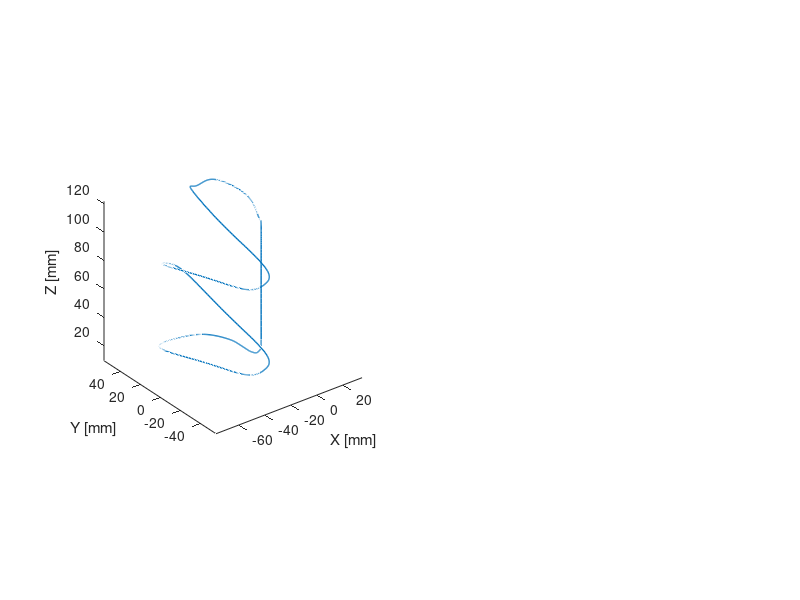

Write MATLAB code to recreate this figure. (Note: this script raises an error after producing the figure.)
clc
clear all
close all
addpath('stlTools')
R_roll=0;
R_pitch = 0;
R_yall=0;
R_Xoffset = 0;
R_Yoffset = 25;
R_Zoffset = 5;

P=[R_Xoffset,R_Yoffset,R_Zoffset,R_roll,R_pitch,R_yall];
PlotPosition=[10,100,1500,680]; %Position of the window [x,y,wigth width, height]

TrajSetpoint=[77.5,23,-77.5;77.5,99.2,-77.5;78.5,106.5,-77.5;82.5,111.5,-77.5;93.218,118.15,-77.5;112.54,120,-81.5;116.5,121.3,-90.5;115.51,121.2,-99.5;112.5,120.8,-103.5;77.5,111.5,-105;37.5,101.5,-105;28.48,96.5,-112.5;37.5,91.5,-120;77.5,81.5,-120;117.5,71.5,-120;126.5,66.5,-112.5;117.5,61.5,-105;77.5,51.5,-105;37.5,41.5,-105;28.48,36.5,-112.5;37.5,31.5,-120;77.5,21.5,-120;117.5,11.54,-120;126.83,11.31,-115.99;126.5,10.67,-102.47;121.5,9.97,-87.48;109.08,9.57,-79.05;100.5,9.5,-77.5;91.5,9.5,-77.5;88.15,9.7,-77.5;83.9,10.69,-77.5;80.9,12.57,-77.5;78.21,15.9,-77.5;77.5,18.5,-77.5;77.5,23,-77.5];
[m,n]=size(TrajSetpoint);
Traj = zeros(m,n);
Traj(:,1:n) = TrajSetpoint(:,:);
v = zeros(1000,3);
XLD=linspace(0,1,m);
XHD=linspace(0,1,1000);

Xtraj=interp1(XLD,Traj(:,1),XHD,'spline')-77.5;
Ytraj=interp1(XLD,Traj(:,2),XHD,'spline');
Ztraj=interp1(XLD,Traj(:,3),XHD,'spline')+77.5;
for i = 1:1000
    if i == 1000
        v(i,:) = [Xtraj(1)-Xtraj(i),Ytraj(1)-Ytraj(i),Ztraj(1)-Ztraj(i)]/norm([Xtraj(1)-Xtraj(i),Ytraj(1)-Ytraj(i),Ztraj(1)-Ztraj(i)]);
    else
        v(i,:) = [Xtraj(i+1)-Xtraj(i),Ytraj(i+1)-Ytraj(i),Ztraj(i+1)-Ztraj(i)]/norm([Xtraj(i+1)-Xtraj(i),Ytraj(i+1)-Ytraj(i),Ztraj(i+1)-Ztraj(i)]);
    end
end


figure(1)
for i = 1:1000
    %calculate robot roll pitch and yaw with deriction vector
    roll = 0;
    pitch =atan2(v(i,2),sqrt(v(i,3)^2+v(i,1)^2));
    yaw = atan2(v(i,1),v(i,3));
    x = cos(yaw)*cos(pitch);
    y = sin(yaw)*cos(pitch);
    z = sin(pitch);
    
    subplot(2,2,[1,3])
    cla
    plot3(Ztraj,Xtraj,Ytraj,'LineWidth',1)
    axis equal
    set(gca,'YDir','normal')
    set(gca,'ZDir','normal')
    set(gca,'XDir','normal')
    xlabel('X [mm]')
    ylabel('Y [mm]')
    zlabel('Z [mm]')
    set(gcf, 'Position', PlotPosition)
    hold on 
%     quiver3(Ztraj(i),Xtraj(i),Ytraj(i),v(i,3)',v(i,1)',v(i,2)','color','r')
    robot = stlread('robot.stl');
    p1 = patch(robot,'EdgeColor','none','FaceColor',[0,0,0],'FaceLighting','phong','EdgeLighting','phong','FaceAlpha',0.6);
    R_X=[1,0,0;0,cos(pitch),-sin(pitch);0,sin(pitch),cos(pitch)];
    R_Y = [cos(roll),0,sin(roll);0,1,0;-sin(roll),0,cos(roll)];
    R_Z=[cos(yaw-pi/2),-sin(yaw-pi/2),0;sin(yaw-pi/2),cos(yaw-pi/2),0;0,0,1];
    p1.Vertices=(R_Z*R_X*R_Y*p1.Vertices')'+ Ztraj(i).*repmat([1,0,0],[size(robot,1),1])+Xtraj(i).*repmat([0,1,0],[size(robot,1),1])+Ytraj(i).*repmat([0,0,1],[size(robot,1),1]);
    camlight
    view([90,90,90])
    
    drawnow

    subplot(2,2,2)
    cla
    grid on    

    hold on
    quiver3(0,0,0,5*x,5*y,5*z,'color','g')
    quiver3(0,0,0,10*v(i,3)',10*v(i,1)',10*v(i,2)','color','r')
    
    robot = stlread('robot.stl');
    p1 = patch(robot,'EdgeColor','none','FaceColor',[0,0,0],'FaceLighting','phong','EdgeLighting','phong','FaceAlpha',0.6);
    R_X=[1,0,0;0,cos(pitch),-sin(pitch);0,sin(pitch),cos(pitch)];
    R_Y = [cos(roll),0,sin(roll);0,1,0;-sin(roll),0,cos(roll)];
    R_Z=[cos(yaw-pi/2),-sin(yaw-pi/2),0;sin(yaw-pi/2),cos(yaw-pi/2),0;0,0,1];
    p1.Vertices=(R_Z*R_X*R_Y*p1.Vertices')'+ 0.*repmat([1,0,0],[size(robot,1),1])+0.*repmat([0,1,0],[size(robot,1),1])+0.*repmat([0,0,1],[size(robot,1),1]);
    axis([-5,5,-5,5,-5,5])
    camlight
    view([90,90,90])
    drawnow
    
    subplot(2,2,4)
    cla
    grid on    

    hold on
    quiver3(0,0,0,5*x,5*y,5*z,'color','g')
    quiver3(0,0,0,10*v(i,3)',10*v(i,1)',10*v(i,2)','color','r')
    
    robot = stlread('robot.stl');
    p1 = patch(robot,'EdgeColor','none','FaceColor',[0,0,0],'FaceLighting','phong','EdgeLighting','phong','FaceAlpha',0.6);
    R_X=[1,0,0;0,cos(pitch),-sin(pitch);0,sin(pitch),cos(pitch)];
    R_Y = [cos(roll),0,sin(roll);0,1,0;-sin(roll),0,cos(roll)];
    R_Z=[cos(yaw-pi/2),-sin(yaw-pi/2),0;sin(yaw-pi/2),cos(yaw-pi/2),0;0,0,1];
    p1.Vertices=(R_Z*R_X*R_Y*p1.Vertices')'+ 0.*repmat([1,0,0],[size(robot,1),1])+0.*repmat([0,1,0],[size(robot,1),1])+0.*repmat([0,0,1],[size(robot,1),1]);
    axis([-5,5,-5,5,-5,5])
    camlight
    view([90,90,90])
    drawnow
    pause(0.05)
end

